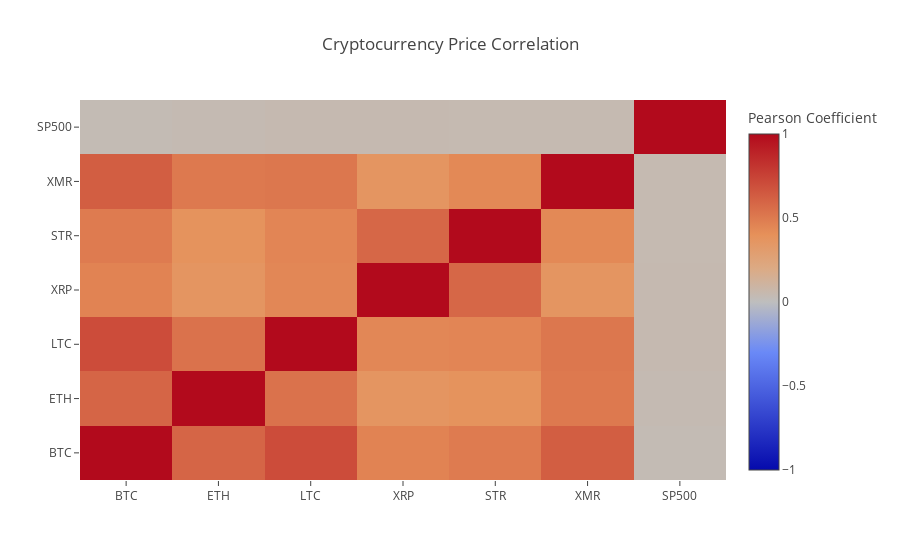

The notebook cell this image was saved under:
### Code cell
correlation_heatmap(close_price_df.pct_change(), "Cryptocurrency Price Correlation")
Image("Heatmap_Correlation.png")

### Figure 1 — Plotly figure (JSON) as saved in the notebook; plotly's stock layout.template omitted (floating-point values rounded to 4 significant figures)
{"data": [{"colorbar": {"title": {"text": "Pearson Coefficient"}}, "type": "heatmap", "uid": "58917760-2795-43f5-8f32-7337970129b0", "x": ["BTC", "ETH", "LTC", "XRP", "STR", "XMR", "SP500"], "y": ["BTC", "ETH", "LTC", "XRP", "STR", "XMR", "SP500"], "z": [[1, 0.5942, 0.7056, 0.4632, 0.4966, 0.6275, 0.03462], [0.5942, 1, 0.5374, 0.366, 0.3856, 0.5059, 0.04271], [0.7056, 0.5374, 1, 0.4431, 0.4515, 0.5161, 0.04831], [0.4632, 0.366, 0.4431, 1, 0.5858, 0.3679, 0.04674], [0.4966, 0.3856, 0.4515, 0.5858, 1, 0.4352, 0.04484], [0.6275, 0.5059, 0.5161, 0.3679, 0.4352, 1, 0.04421], [0.03462, 0.04271, 0.04831, 0.04674, 0.04484, 0.04421, 1]], "zmax": 1, "zmin": -1}], "layout": {"title": {"text": "Cryptocurrency Price Correlation"}}}
